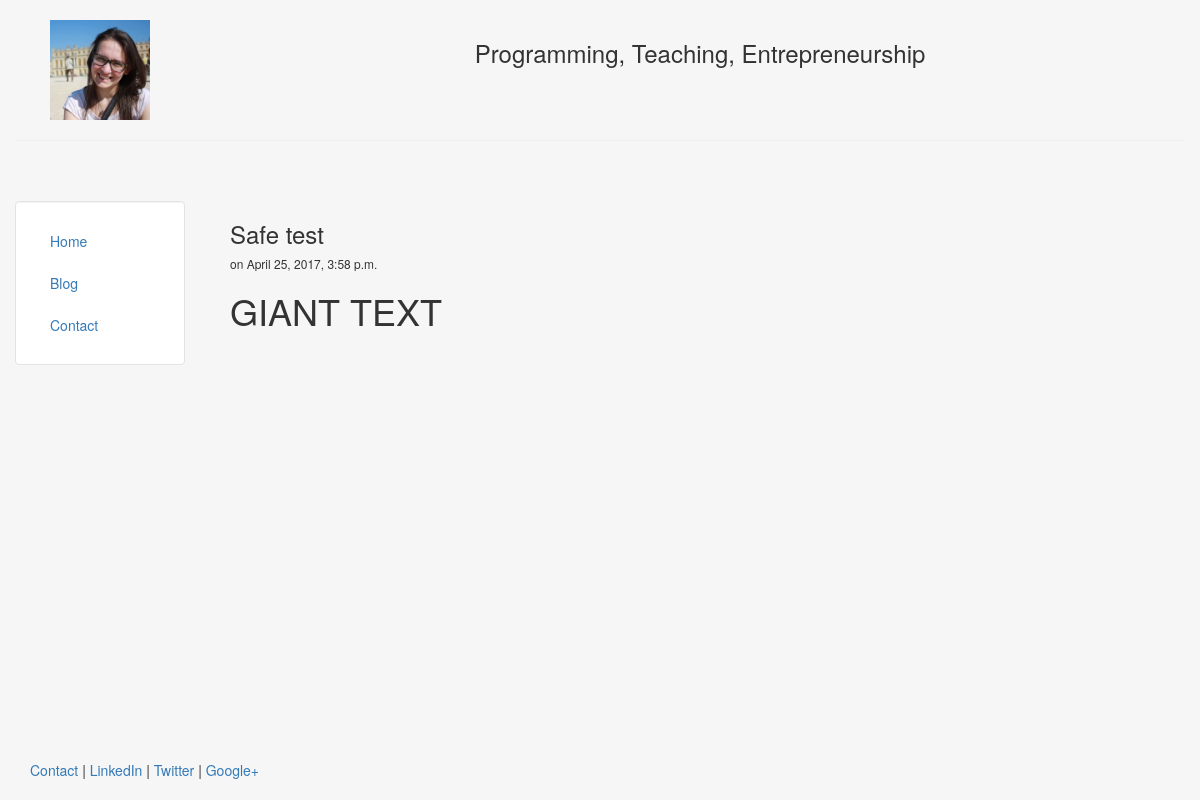
Page /blog/3 on the committed database.
### blog/models.py (models this page shows, shortened)
class Post(models.Model):
    title = models.CharField(max_length=140)
    body = models.TextField()
    date = models.DateTimeField()

### blog/templates/blog/post.html
{% extends "dashboard/header.html" %}
{% block content %}
    <h3>{{post.title}}</h3>
    <h6> on {{post.date}}</h6>
    {{post.body|safe|linebreaks}}
{% endblock %}

### dashboard/templates/dashboard/header.html (style rules this page uses)
html, body { height:100% }

### rows in the picture
Post: title "Safe test", date "April 25, 2017, 3:58 p.m.", body "GIANT TEXT"
